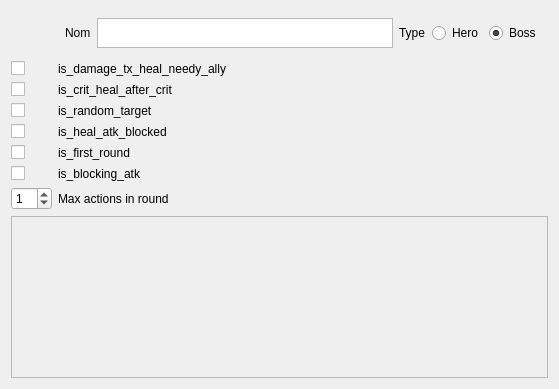
<?xml version="1.0" encoding="UTF-8"?>
<ui version="4.0">
 <class>EditCharacter</class>
 <widget class="QWidget" name="EditCharacter">
  <property name="geometry">
   <rect>
    <x>0</x>
    <y>0</y>
    <width>559</width>
    <height>389</height>
   </rect>
  </property>
  <property name="windowTitle">
   <string>Form</string>
  </property>
  <layout class="QVBoxLayout" name="verticalLayout_2">
   <item>
    <layout class="QGridLayout" name="gridLayout">
     <item row="1" column="1">
      <widget class="QLabel" name="is_damage_tx_heal_needy_ally">
       <property name="text">
        <string>is_damage_tx_heal_needy_ally</string>
       </property>
      </widget>
     </item>
     <item row="4" column="1">
      <widget class="QLabel" name="is_heal_atk_blocked">
       <property name="text">
        <string>is_heal_atk_blocked</string>
       </property>
      </widget>
     </item>
     <item row="5" column="1">
      <widget class="QLabel" name="is_first_round">
       <property name="text">
        <string>is_first_round</string>
       </property>
      </widget>
     </item>
     <item row="6" column="1">
      <widget class="QLabel" name="is_blocking_atk">
       <property name="text">
        <string>is_blocking_atk</string>
       </property>
      </widget>
     </item>
     <item row="2" column="1">
      <widget class="QLabel" name="is_crit_heal_after_crit">
       <property name="text">
        <string>is_crit_heal_after_crit</string>
       </property>
      </widget>
     </item>
     <item row="0" column="1">
      <layout class="QHBoxLayout" name="horizontalLayout">
       <property name="leftMargin">
        <number>7</number>
       </property>
       <property name="topMargin">
        <number>7</number>
       </property>
       <property name="rightMargin">
        <number>7</number>
       </property>
       <property name="bottomMargin">
        <number>7</number>
       </property>
       <item>
        <widget class="QLabel" name="label">
         <property name="sizePolicy">
          <sizepolicy hsizetype="Preferred" vsizetype="Fixed">
           <horstretch>0</horstretch>
           <verstretch>0</verstretch>
          </sizepolicy>
         </property>
         <property name="text">
          <string>Nom</string>
         </property>
        </widget>
       </item>
       <item>
        <widget class="QTextEdit" name="name_edit">
         <property name="sizePolicy">
          <sizepolicy hsizetype="Expanding" vsizetype="Fixed">
           <horstretch>0</horstretch>
           <verstretch>0</verstretch>
          </sizepolicy>
         </property>
         <property name="maximumSize">
          <size>
           <width>16777215</width>
           <height>30</height>
          </size>
         </property>
        </widget>
       </item>
       <item>
        <widget class="QLabel" name="label_2">
         <property name="text">
          <string>Type</string>
         </property>
        </widget>
       </item>
       <item>
        <widget class="QRadioButton" name="hero_radio">
         <property name="text">
          <string>Hero</string>
         </property>
        </widget>
       </item>
       <item>
        <widget class="QRadioButton" name="boss_radio">
         <property name="text">
          <string>Boss</string>
         </property>
         <property name="checked">
          <bool>true</bool>
         </property>
        </widget>
       </item>
      </layout>
     </item>
     <item row="7" column="1">
      <widget class="QLabel" name="max_actions_in_rnd">
       <property name="text">
        <string>Max actions in round</string>
       </property>
      </widget>
     </item>
     <item row="3" column="1">
      <widget class="QLabel" name="is_random_target">
       <property name="text">
        <string>is_random_target</string>
       </property>
      </widget>
     </item>
     <item row="1" column="0">
      <widget class="QCheckBox" name="cb_is_damage_tx_heal_needy_ally">
       <property name="text">
        <string/>
       </property>
      </widget>
     </item>
     <item row="2" column="0">
      <widget class="QCheckBox" name="cb_is_crit_heal_after_crit">
       <property name="text">
        <string/>
       </property>
      </widget>
     </item>
     <item row="3" column="0">
      <widget class="QCheckBox" name="cb_is_random_target">
       <property name="text">
        <string/>
       </property>
      </widget>
     </item>
     <item row="4" column="0">
      <widget class="QCheckBox" name="cb_is_heal_atk_blocked">
       <property name="text">
        <string/>
       </property>
      </widget>
     </item>
     <item row="5" column="0">
      <widget class="QCheckBox" name="cb_is_first_round">
       <property name="text">
        <string/>
       </property>
      </widget>
     </item>
     <item row="6" column="0">
      <widget class="QCheckBox" name="cb_is_blocking_atk">
       <property name="text">
        <string/>
       </property>
      </widget>
     </item>
     <item row="7" column="0">
      <widget class="QSpinBox" name="spinBox">
       <property name="value">
        <number>1</number>
       </property>
      </widget>
     </item>
    </layout>
   </item>
   <item>
    <widget class="QScrollArea" name="scrollArea">
     <property name="sizePolicy">
      <sizepolicy hsizetype="Expanding" vsizetype="MinimumExpanding">
       <horstretch>0</horstretch>
       <verstretch>0</verstretch>
      </sizepolicy>
     </property>
     <property name="widgetResizable">
      <bool>true</bool>
     </property>
     <widget class="QWidget" name="stats_scroll">
      <property name="geometry">
       <rect>
        <x>0</x>
        <y>0</y>
        <width>535</width>
        <height>114</height>
       </rect>
      </property>
      <layout class="QVBoxLayout" name="verticalLayout"/>
     </widget>
    </widget>
   </item>
  </layout>
 </widget>
 <resources/>
 <connections/>
</ui>
